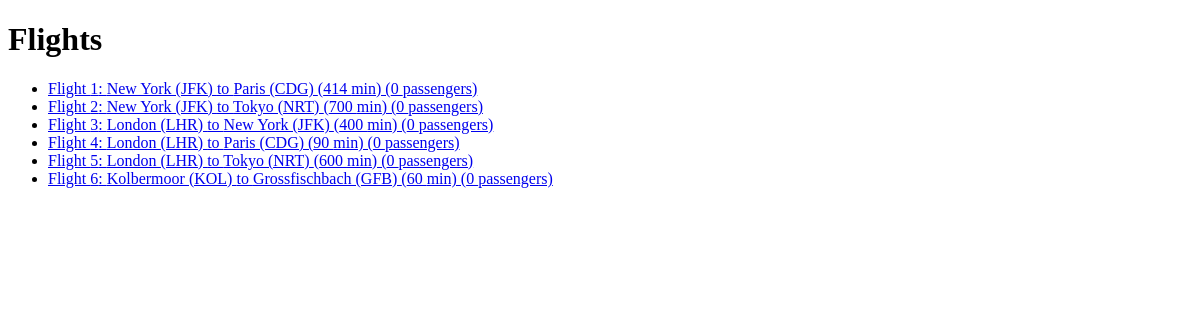
The app's page /flights/, older data.
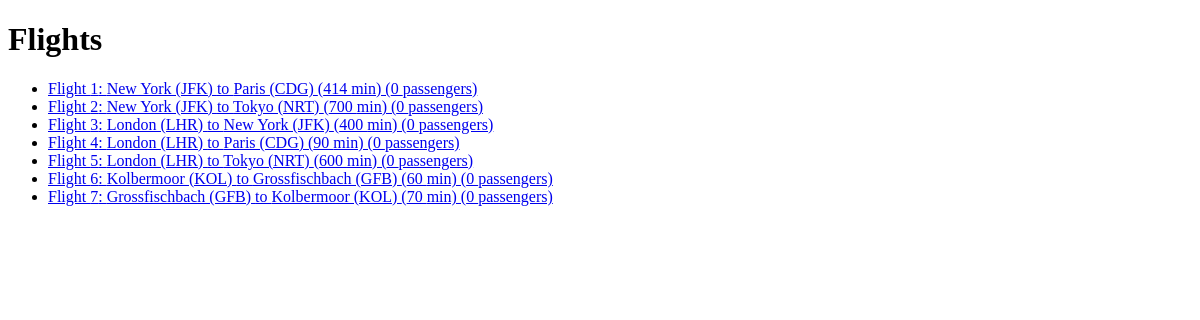
The same page, newer data.
### flights/models.py (models this page shows, shortened)
class Flight(models.Model):
    origin = models.ForeignKey(Airport, on_delete=models.CASCADE, related_name="departures")
    destination = models.ForeignKey(Airport, on_delete=models.CASCADE, related_name="arrivals")
    duration = models.IntegerField()

class Airport(models.Model):
    code = models.CharField(max_length=3)
    city = models.CharField(max_length=64)
    def __str__(self):
        return f"{self.city} ({self.code})"

### flights/views.py (the view)
# urls.py: path("", views.index, name="index"),
def index(request):
    return render(request, "flights/index.html", {
        "flights": Flight.objects.all()
    })

### flights/templates/flights/index.html
{% extends 'flights/layout.html' %}
{% block body %}
    <h1>Flights</h1>
    <ul>
        {% for flight in flights %}
            <li>
            <a href="{% url 'flights:flight' flight.id %}">
            Flight {{ flight.id }}: {{ flight.origin }} to {{ flight.destination }} ({{ flight.duration }} min) ({{ flight.passengers.count }} passengers)</a>
            </li>
        {% endfor %}
    </ul>
{% endblock body %}

Row changes from the older to the newer data that the page shows:
added Flight: id "7", origin "Grossfischbach (GFB)", destination "Kolbermoor (KOL)", duration "70", passengers.count "0"
